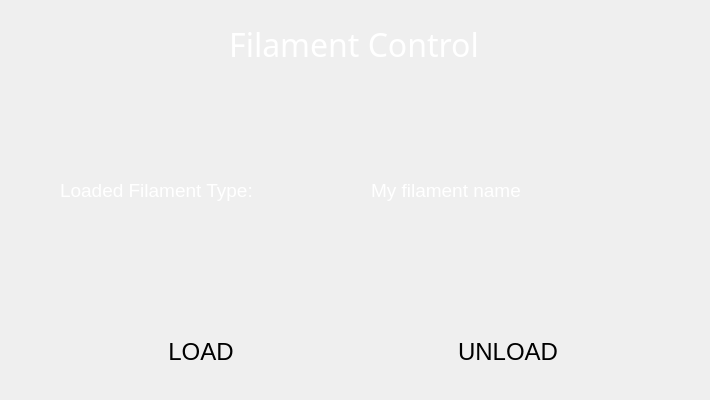
  <widget class="QWidget" name="filament_control_page">
   <property name="sizePolicy">
    <sizepolicy hsizetype="MinimumExpanding" vsizetype="MinimumExpanding">
     <horstretch>0</horstretch>
     <verstretch>0</verstretch>
    </sizepolicy>
   </property>
   <property name="minimumSize">
    <size>
     <width>710</width>
     <height>400</height>
    </size>
   </property>
   <property name="maximumSize">
    <size>
     <width>720</width>
     <height>420</height>
    </size>
   </property>
   <widget class="QWidget" name="horizontalLayoutWidget">
    <property name="geometry">
     <rect>
      <x>9</x>
      <y>9</y>
      <width>691</width>
      <height>71</height>
     </rect>
    </property>
    <layout class="QHBoxLayout" name="filament_page_header_layout">
     <item alignment="Qt::AlignHCenter|Qt::AlignVCenter">
      <widget class="QLabel" name="filament_page_header_title">
       <property name="font">
        <font>
         <family>Momcake</family>
         <pointsize>24</pointsize>
        </font>
       </property>
       <property name="layoutDirection">
        <enum>Qt::RightToLeft</enum>
       </property>
       <property name="styleSheet">
        <string notr="true">background: transparent; color: white;</string>
       </property>
       <property name="text">
        <string>Filament Control</string>
       </property>
       <property name="alignment">
        <set>Qt::AlignCenter</set>
       </property>
       <property name="class" stdset="0">
        <string>title_text</string>
       </property>
      </widget>
     </item>
    </layout>
   </widget>
   <widget class="QWidget" name="verticalLayoutWidget">
    <property name="geometry">
     <rect>
      <x>10</x>
      <y>90</y>
      <width>691</width>
      <height>297</height>
     </rect>
    </property>
    <layout class="QVBoxLayout" name="filament_page_content_layout" stretch="0,1">
     <item>
      <layout class="QHBoxLayout" name="filament_page_information">
       <property name="spacing">
        <number>0</number>
       </property>
       <property name="leftMargin">
        <number>50</number>
       </property>
       <property name="topMargin">
        <number>0</number>
       </property>
       <property name="rightMargin">
        <number>20</number>
       </property>
       <property name="bottomMargin">
        <number>20</number>
       </property>
       <item alignment="Qt::AlignLeft|Qt::AlignVCenter">
        <widget class="QLabel" name="filament_page_info_title">
         <property name="minimumSize">
          <size>
           <width>210</width>
           <height>60</height>
          </size>
         </property>
         <property name="maximumSize">
          <size>
           <width>220</width>
           <height>60</height>
          </size>
         </property>
         <property name="font">
          <font>
           <pointsize>14</pointsize>
          </font>
         </property>
         <property name="styleSheet">
          <string notr="true">background: transparent; color: white;</string>
         </property>
         <property name="text">
          <string>Loaded Filament Type:</string>
         </property>
        </widget>
       </item>
       <item alignment="Qt::AlignLeft|Qt::AlignVCenter">
        <widget class="QLabel" name="filament_page_info_content">
         <property name="minimumSize">
          <size>
           <width>250</width>
           <height>60</height>
          </size>
         </property>
         <property name="maximumSize">
          <size>
           <width>300</width>
           <height>60</height>
          </size>
         </property>
         <property name="font">
          <font>
           <pointsize>14</pointsize>
          </font>
         </property>
         <property name="styleSheet">
          <string notr="true">background: transparent; color: white;</string>
         </property>
         <property name="text">
          <string>My filament name</string>
         </property>
         <property name="alignment">
          <set>Qt::AlignLeading|Qt::AlignLeft|Qt::AlignVCenter</set>
         </property>
         <property name="textInteractionFlags">
          <set>Qt::NoTextInteraction</set>
         </property>
        </widget>
       </item>
      </layout>
     </item>
     <item>
      <layout class="QHBoxLayout" name="filament_page_button_group">
       <item>
        <widget class="BlocksCustomButton" name="filament_page_load_btn">
         <property name="sizePolicy">
          <sizepolicy hsizetype="MinimumExpanding" vsizetype="MinimumExpanding">
           <horstretch>0</horstretch>
           <verstretch>0</verstretch>
          </sizepolicy>
         </property>
         <property name="minimumSize">
          <size>
           <width>120</width>
           <height>60</height>
          </size>
         </property>
         <property name="maximumSize">
          <size>
           <width>220</width>
           <height>70</height>
          </size>
         </property>
         <property name="font">
          <font>
           <family>MS Shell Dlg 2</family>
           <pointsize>18</pointsize>
           <italic>false</italic>
           <stylestrategy>PreferAntialias</stylestrategy>
          </font>
         </property>
         <property name="mouseTracking">
          <bool>false</bool>
         </property>
         <property name="tabletTracking">
          <bool>true</bool>
         </property>
         <property name="contextMenuPolicy">
          <enum>Qt::NoContextMenu</enum>
         </property>
         <property name="layoutDirection">
          <enum>Qt::LeftToRight</enum>
         </property>
         <property name="styleSheet">
          <string notr="true"/>
         </property>
         <property name="text">
          <string>LOAD</string>
         </property>
         <property name="autoDefault">
          <bool>false</bool>
         </property>
         <property name="flat">
          <bool>true</bool>
         </property>
         <property name="class" stdset="0">
          <string>menu_btn</string>
         </property>
         <property name="borderLeftPixmap" stdset="0">
          <pixmap resource="resources/button_resources.qrc">:/button_borders/media/buttons/btn_part1.svg</pixmap>
         </property>
         <property name="borderCenterPixmap" stdset="0">
          <pixmap resource="resources/button_resources.qrc">:/button_borders/media/buttons/btn_part2.svg</pixmap>
         </property>
         <property name="borderRightPixmap" stdset="0">
          <pixmap resource="resources/button_resources.qrc">:/button_borders/media/buttons/btn_part3.svg</pixmap>
         </property>
         <property name="button_type" stdset="0">
          <string>normal</string>
         </property>
        </widget>
       </item>
       <item>
        <widget class="BlocksCustomButton" name="filament_page_unload_btn">
         <property name="sizePolicy">
          <sizepolicy hsizetype="MinimumExpanding" vsizetype="MinimumExpanding">
           <horstretch>0</horstretch>
           <verstretch>0</verstretch>
          </sizepolicy>
         </property>
         <property name="minimumSize">
          <size>
           <width>120</width>
           <height>60</height>
          </size>
         </property>
         <property name="maximumSize">
          <size>
           <width>220</width>
           <height>70</height>
          </size>
         </property>
         <property name="font">
          <font>
           <family>MS Shell Dlg 2</family>
           <pointsize>18</pointsize>
           <italic>false</italic>
           <stylestrategy>PreferAntialias</stylestrategy>
          </font>
         </property>
         <property name="mouseTracking">
          <bool>false</bool>
         </property>
         <property name="tabletTracking">
          <bool>true</bool>
         </property>
         <property name="contextMenuPolicy">
          <enum>Qt::NoContextMenu</enum>
         </property>
         <property name="layoutDirection">
          <enum>Qt::LeftToRight</enum>
         </property>
         <property name="styleSheet">
          <string notr="true"/>
         </property>
         <property name="text">
          <string>UNLOAD</string>
         </property>
         <property name="autoDefault">
          <bool>false</bool>
         </property>
         <property name="flat">
          <bool>true</bool>
         </property>
         <property name="class" stdset="0">
          <string>menu_btn</string>
         </property>
         <property name="borderLeftPixmap" stdset="0">
          <pixmap resource="resources/button_resources.qrc">:/button_borders/media/buttons/btn_part1.svg</pixmap>
         </property>
         <property name="borderCenterPixmap" stdset="0">
          <pixmap resource="resources/button_resources.qrc">:/button_borders/media/buttons/btn_part2.svg</pixmap>
         </property>
         <property name="borderRightPixmap" stdset="0">
          <pixmap resource="resources/button_resources.qrc">:/button_borders/media/buttons/btn_part3.svg</pixmap>
         </property>
         <property name="button_type" stdset="0">
          <string>normal</string>
         </property>
        </widget>
       </item>
      </layout>
     </item>
    </layout>
   </widget>
  </widget>
